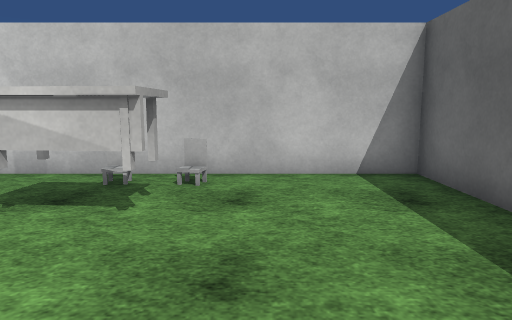
View 1 (above)

23 first-person views from a walk through a scene from a Unity 3-D project. The camera is 1.3 m above the floor, tilts 8° down and sees 70° across. The floor is counted in squares, 1 m on a side. Each view is taken from the middle of a square. On the plan, view 1 faces up. The plan holds only what a view shows up to about 15 squares ahead; the rest is blank. The place goes on beyond the plan. Surface patterns are stand-ins for the level's own textures.

View 2
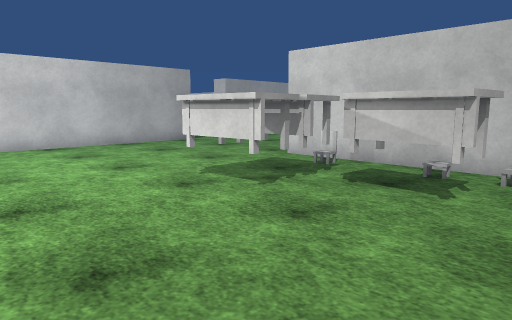

View 3
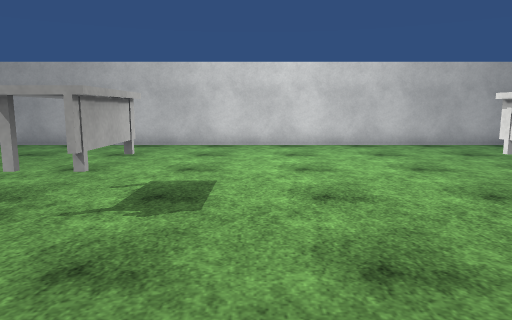

View 4
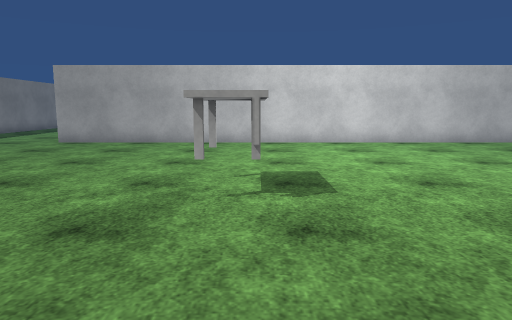

View 5
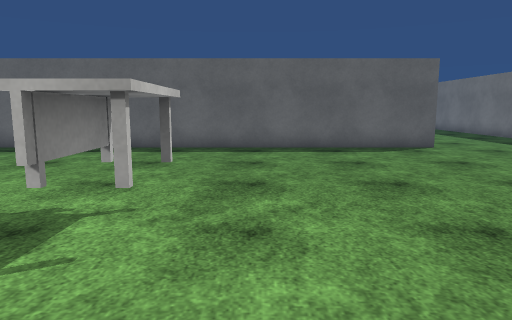

View 6
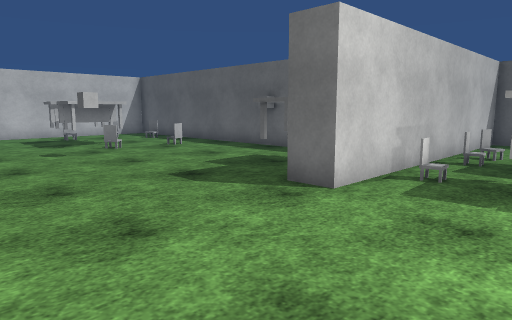

View 7
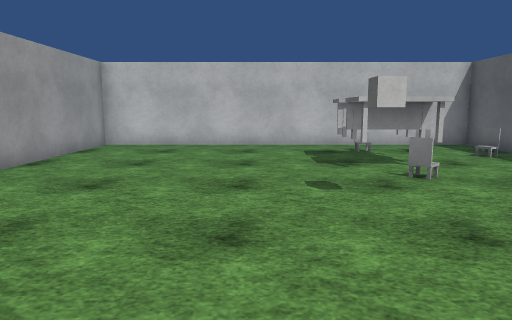

View 8
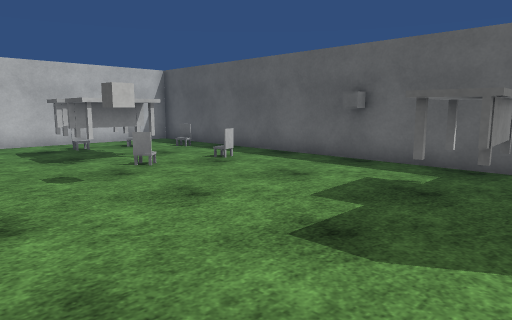

View 9
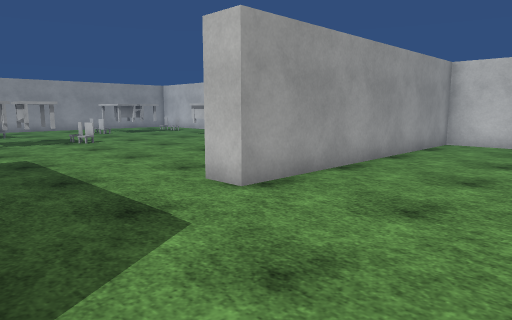

View 10
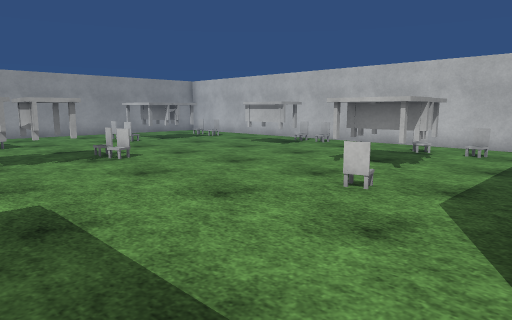

View 11
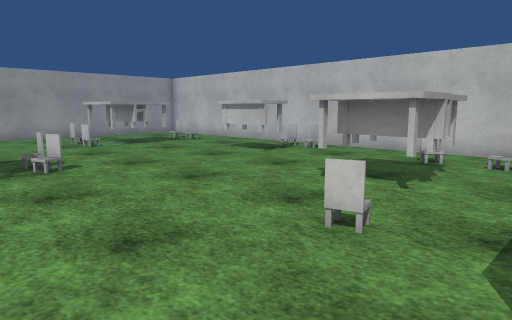

View 12
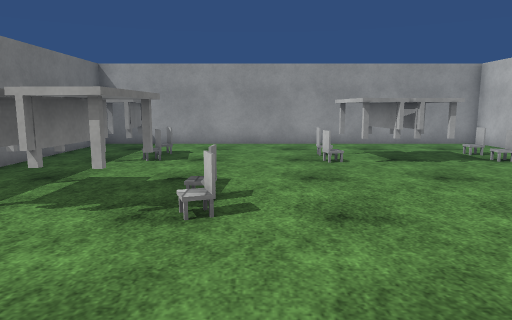

View 13
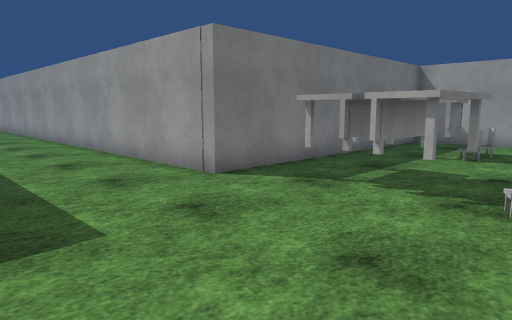

View 14
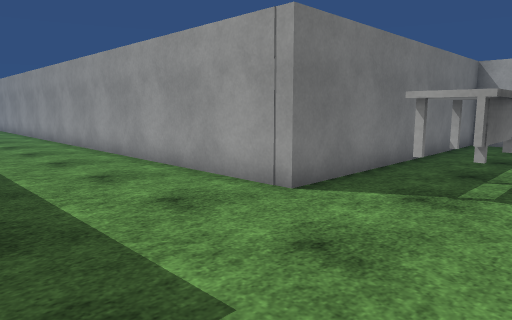

View 15
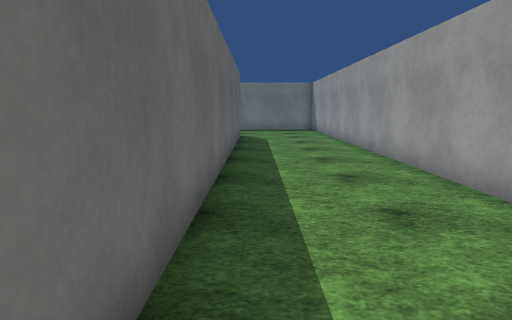

View 16
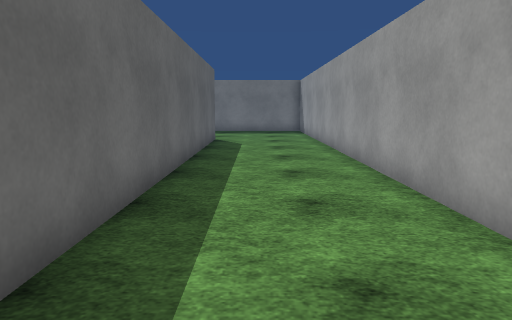

View 17
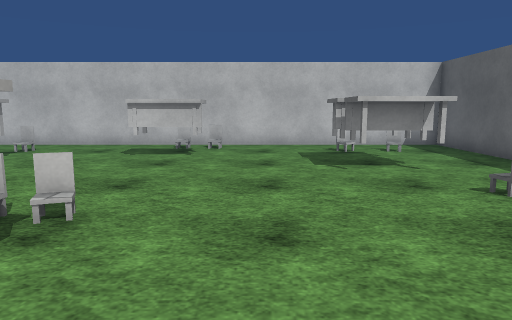

View 18
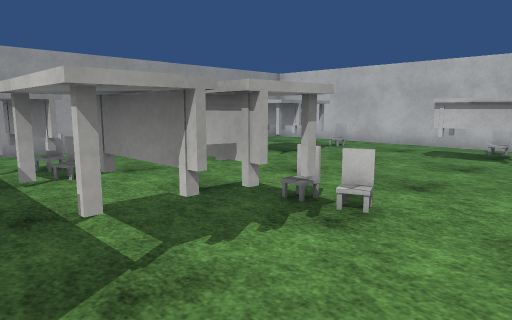

View 19
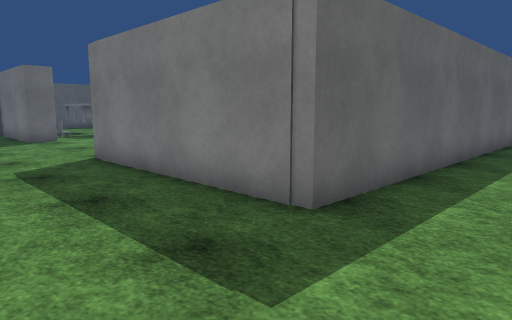

View 20
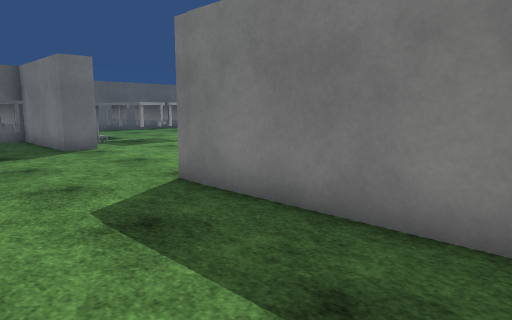

View 21
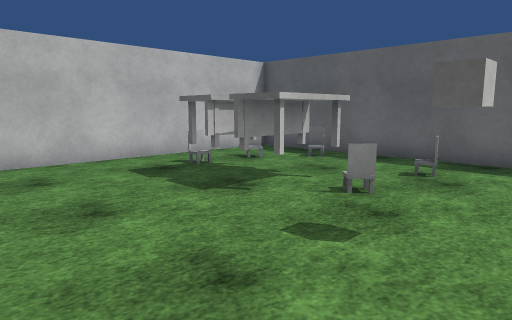

View 22
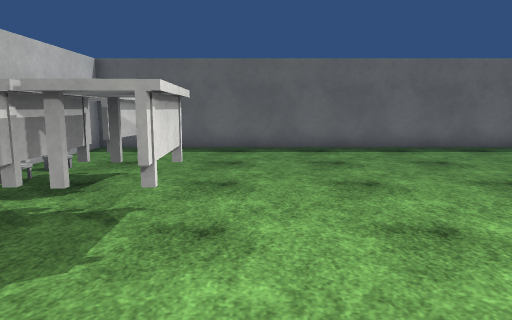

View 23
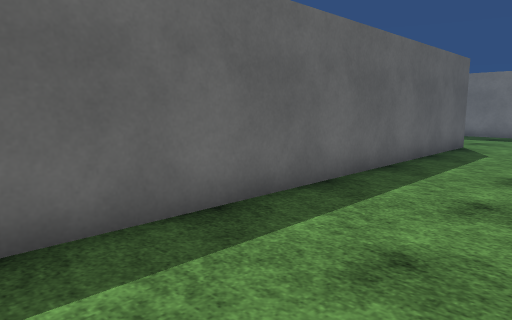

### Floor plan
Points are (right, up) in squares from view 1. A wall is a line through its corners. A room is listed if a view was taken in it or the views show most of it. See-through windows are left out.
Room 1 (views 1, 2, 3, 4, 5, 6, 7, 8, 9, 21, 22)
walls: (-13.2, 7.9) (-13.2, -10.5); (-14.6, 8.3) (-13.1, 8.3); (3.2, -10.5) (3.2, 7.3) (-6.9, 7.3) (-6.9, 8.3) (-2.4, 8.3) (-2.4, 22.2) (-15.4, 22.2) (-15.4, 12.1)
ways out: opening at (-15.2, 10.5) to room 2
objects: other object (-8, 14); table (-8, 17) to (-6, 18); table (-8, 19) to (-6, 19); chair (-7, 16); chair (-7, 20); table (-6, -4) to (-4, -3); table (-6, 3) to (-4, 4); table (-6, 5) to (-4, 5); table (-6, 9) to (-4, 10); chair (-5, 7); chair (-5, 15); chair (-5, 20); table (-3, 4) to (-1, 5); chair (-3, 7); other object (-3, 13); chair (-3, 19); chair (-1, 6)
Room 2 (views 10, 11, 12, 13, 14, 15, 16, 17, 18, 19, 20, 23)
walls: (-15.4, 12.1) (-16.5, 12.1); (-16.4, 18.2) (-16.4, 22.2) (-34.6, 22.2) (-34.6, 8.3) (-24.6, 8.3) (-24.6, -10); (-20.3, -10.5) (-20.3, 8.3) (-14.6, 8.3)
ways out: opening at (-15.2, 10.5) to room 1
objects: table (-32, 10) to (-30, 11); other object (-31, 16); table (-31, 17) to (-30, 17); table (-31, 18) to (-30, 19); chair (-30, 16); table (-27, 10) to (-25, 11); table (-27, 12) to (-25, 12); chair (-26, 13); table (-26, 19) to (-25, 20); chair (-26, 21); table (-21, 16) to (-19, 17); table (-21, 18) to (-19, 19); chair (-20, 20); chair (-19, 14); chair (-19, 20)

Positions as (right, up) in squares from view 1, and headings:
1: (0, 0), facing up
2: (0, -1), facing up-left
3: (0, -1), facing left
4: (1, -3), facing left
5: (-9, -5), facing right
6: (-12, 4), facing up-right
7: (-10, 9), facing up
8: (-11, 8), facing up-right
9: (-11, 8), facing up-left
10: (-16, 9), facing up-left
11: (-17, 11), facing up-left
12: (-21, 14), facing left
13: (-20, 14), facing down-left
14: (-20, 12), facing down-left
15: (-21, 7), facing down
16: (-22, 5), facing down
17: (-23, 9), facing up
18: (-23, 9), facing up-left
19: (-23, 12), facing down-right
20: (-19, 12), facing down-right
21: (-12, 13), facing up-right
22: (-9, 2), facing right
23: (-24, 3), facing down-right
